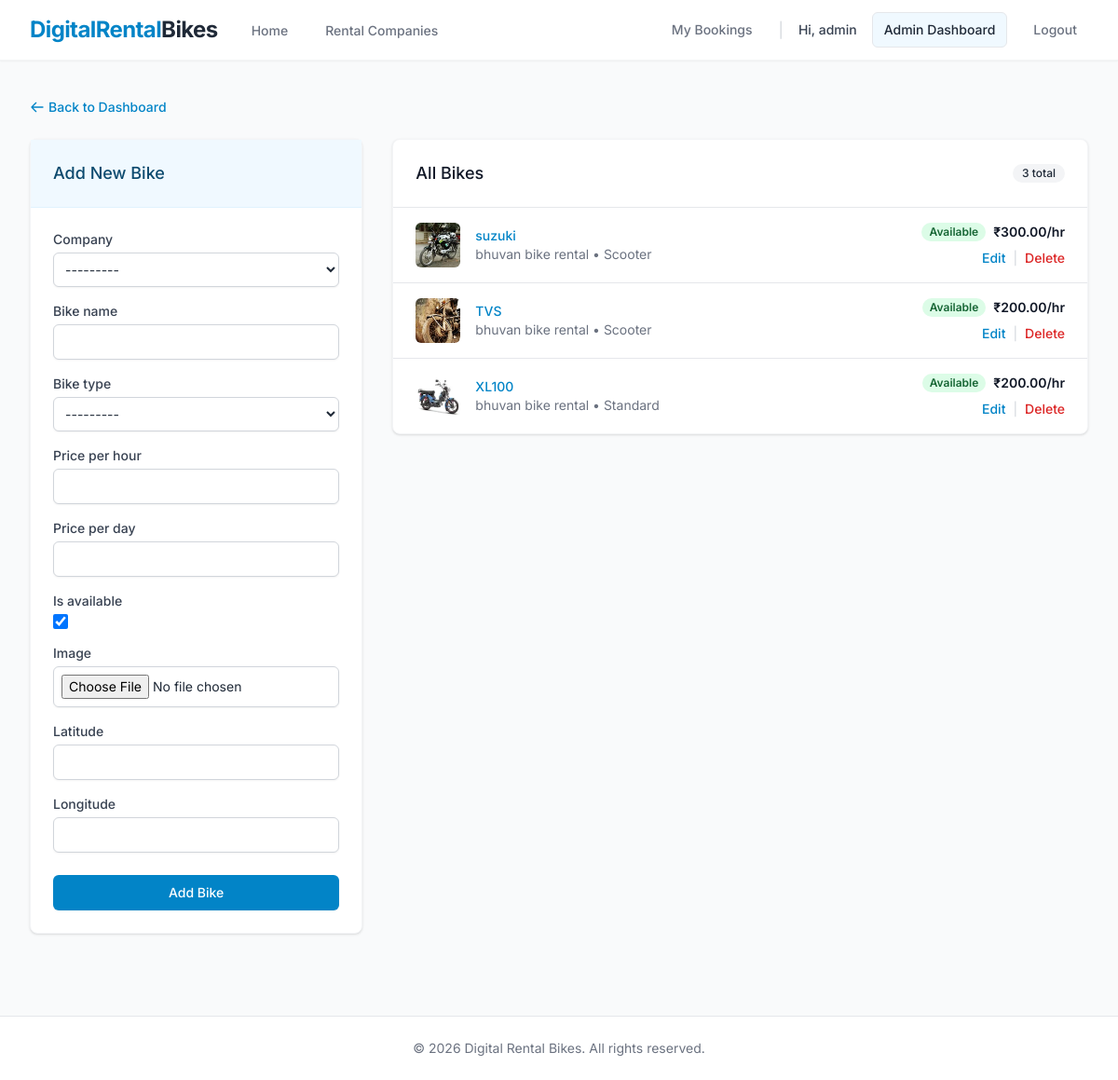
Before: /admin-dashboard/manage-bikes/ (signed in) with the older database file.
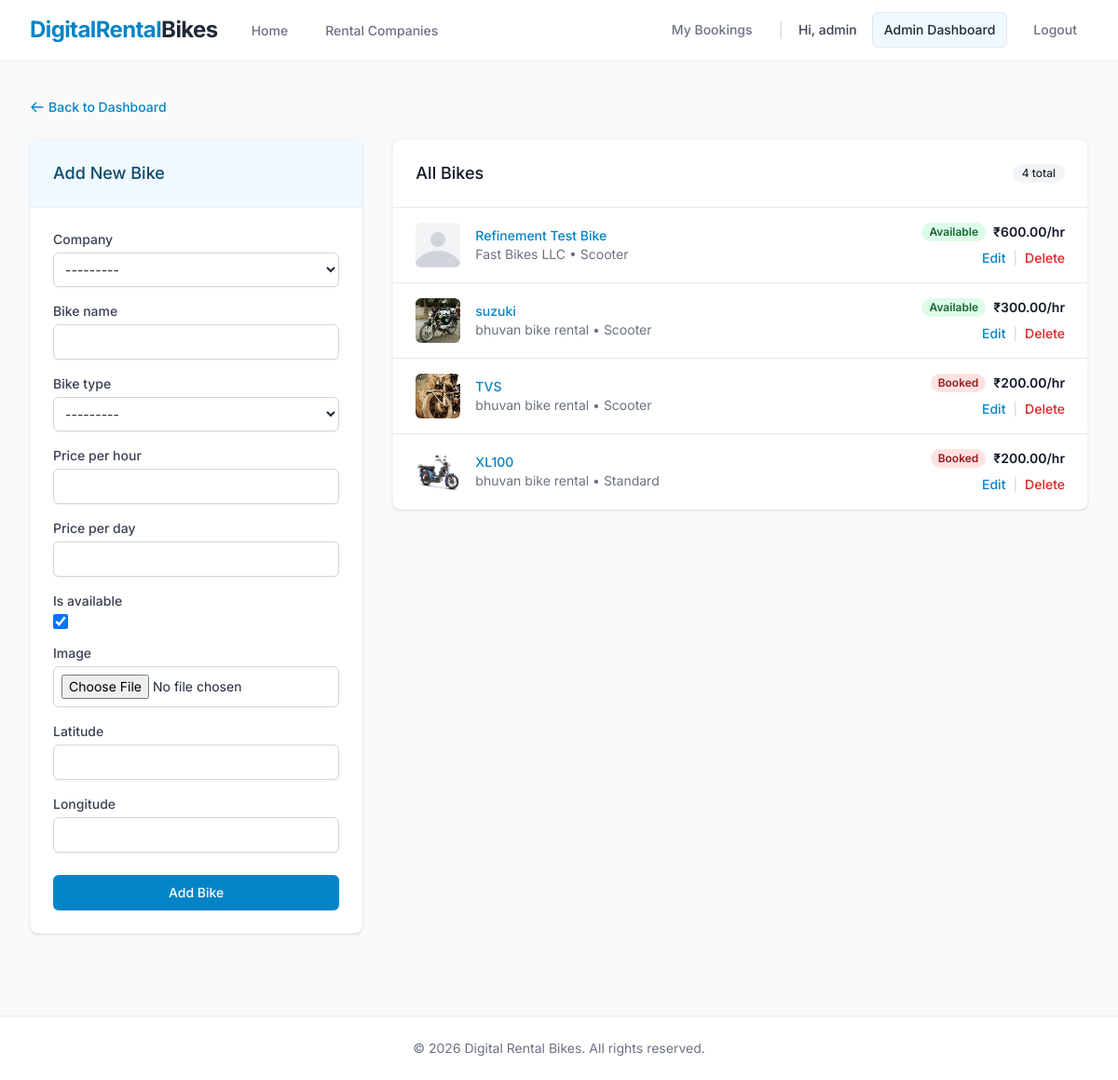
After: the same page with the newer database file.
### core/models.py (models this page shows, shortened)
class Bike(models.Model):
    class BikeType(models.TextChoices):
        SCOOTER = 'Scooter', 'Scooter'
        SPORTS = 'Sports', 'Sports'
        ELECTRIC = 'Electric', 'Electric'
        CRUISER = 'Cruiser', 'Cruiser'
        DIRT = 'Dirt Bike', 'Dirt Bike'
        STANDARD = 'Standard', 'Standard'
    company = models.ForeignKey(Company, on_delete=models.CASCADE, related_name='bikes')
    bike_name = models.CharField(max_length=255)
    bike_type = models.CharField(max_length=50, choices=BikeType.choices)
    price_per_hour = models.DecimalField(max_digits=10, decimal_places=2)
    price_per_day = models.DecimalField(max_digits=10, decimal_places=2)
    is_available = models.BooleanField(default=True)
    image = models.ImageField(upload_to='bikes/', blank=True, null=True)
    latitude = models.DecimalField(max_digits=9, decimal_places=6, null=True, blank=True)
    longitude = models.DecimalField(max_digits=9, decimal_places=6, null=True, blank=True)
    created_at = models.DateTimeField(auto_now_add=True)

class Company(models.Model):
    user = models.OneToOneField(User, on_delete=models.CASCADE, related_name='vendor_company', null=True, blank=True)
    name = models.CharField(max_length=255)
    location = models.CharField(max_length=255)
    contact = models.CharField(max_length=50)
    description = models.TextField(blank=True, null=True)
    upi_qr_image = models.ImageField(upload_to='upi_qr/', blank=True, null=True)
    created_at = models.DateTimeField(auto_now_add=True)
    def __str__(self):
        return self.name

### core/views.py (the view)
# urls.py: path('admin-dashboard/manage-bikes/', views.manage_bikes, name='manage_bikes'),
@user_passes_test(lambda u: u.is_staff)
def manage_bikes(request):
    bikes = Bike.objects.all().order_by('-created_at')
    if request.method == 'POST':
        form = BikeForm(request.POST, request.FILES)
        if form.is_valid():
            form.save()
            messages.success(request, 'Bike added successfully!')
            return redirect('manage_bikes')
    else:
        form = BikeForm()
    return render(request, 'core/manage_bikes.html', {'bikes': bikes, 'form': form})

### core/templates/core/manage_bikes.html (shortened to what the changed rows need)
{% extends 'base.html' %}
{% block content %}
<div class="max-w-7xl mx-auto px-4 sm:px-6 lg:px-8 py-10">
    <div class="grid grid-cols-1 lg:grid-cols-3 gap-8">
        <div class="lg:col-span-1">
            <div class="bg-white shadow sm:rounded-lg border border-gray-100">
                <div class="px-4 py-5 sm:p-6">
                    <form action="" method="POST" enctype="multipart/form-data">
                        <div class="space-y-4">
                            {% for field in form %}
                            <div>
                                <label for="{{ field.id_for_label }}" class="block text-sm font-medium text-gray-700">
                                    {{ field.label }}
                                </label>
                                <div class="mt-1 flex items-center">
                                    {{ field }}
                                </div>
                            </div>
                            {% endfor %}
                        </div>
                    </form>
                </div>
            </div>
        </div>
        <div class="lg:col-span-2">
            <div class="bg-white shadow sm:rounded-lg border border-gray-100 overflow-hidden">
                <div class="px-4 py-5 sm:p-6 border-b border-gray-200 flex justify-between items-center">
                    <h3 class="text-lg leading-6 font-medium text-gray-900">All Bikes</h3>
                    <span class="inline-flex items-center px-2.5 py-0.5 rounded-full text-xs font-medium bg-gray-100 text-gray-800">
                        {{ bikes|length }} total
                    </span>
                </div>
                <ul role="list" class="divide-y divide-gray-200">
                    {% for bike in bikes %}
                    <li>
                        <div class="px-4 py-4 sm:px-6 hover:bg-gray-50 transition-colors">
                            <div class="flex items-center justify-between">
                                <div class="flex items-center">
                                    <div class="flex-shrink-0 h-12 w-12 bg-gray-100 rounded-md overflow-hidden">
                                        {% if bike.image %}
                                        <img class="h-12 w-12 object-cover" src="{{ bike.image.url }}" alt="">
                                        {% else %}
                                        <svg class="h-full w-full text-gray-300" fill="currentColor" viewBox="0 0 24 24">
                                            <path d="M24 20.993V24H0v-2.996A14.977 14.977 0 0112.004 15c4.904 0 9.26 2.354 11.996 5.993zM16.002 8.999a4 4 0 11-8 0 4 4 0 018 0z" />
                                        </svg>
                                        {% endif %}
                                    </div>
                                    <div class="ml-4">
                                        <div class="text-sm font-medium text-brand-600 truncate">
                                            {{ bike.bike_name }}
                                        </div>
                                        <div class="text-sm text-gray-500">
                                            {{ bike.company.name }} &bull; {{ bike.bike_type }}
                                        </div>
                                    </div>
                                </div>
                                <div class="flex flex-col items-end space-y-2">
                                    <div class="flex items-center space-x-2">
                                        {% if bike.is_available %}
                                        <span class="px-2 inline-flex text-xs leading-5 font-semibold rounded-full bg-green-100 text-green-800">
                                          Available
                                        </span>
                                        {% else %}
                                        <span class="px-2 inline-flex text-xs leading-5 font-semibold rounded-full bg-red-100 text-red-800">
                                          Booked
                                        </span>
                                        {% endif %}
                                        <span class="text-sm text-gray-900 font-semibold">₹{{ bike.price_per_hour }}/hr</span>
                                    </div>
                                    <div class="flex space-x-2 text-sm">
                                        <a href="{% url 'edit_bike' bike.id %}" class="text-brand-600 hover:text-brand-900 font-medium">Edit</a>
                                        <span class="text-gray-300">|</span>
                                        <a href="{% url 'delete_bike' bike.id %}" class="text-red-600 hover:text-red-900 font-medium">Delete</a>
                                    </div>
                                </div>
                            </div>
                        </div>
                    </li>
                    {% empty %}
                    <li class="px-4 py-8 text-center text-sm text-gray-500">
                        No bikes added yet. Use the form to add a bike.
                    </li>
                    {% endfor %}
                </ul>
            </div>
        </div>
    </div>
</div>
{% endblock %}

Changed rows visible on the page:
added Bike: bike_name "Refinement Test Bike", company.name "Fast Bikes LLC", bike_type "Scooter", is_available "Available", price_per_hour "600.00"
changed Bike "TVS": is_available "Available" → "Booked"
changed Bike "XL100": is_available "Available" → "Booked"
Other visible differences:
{{ bikes|length }}: "3" → "4"
